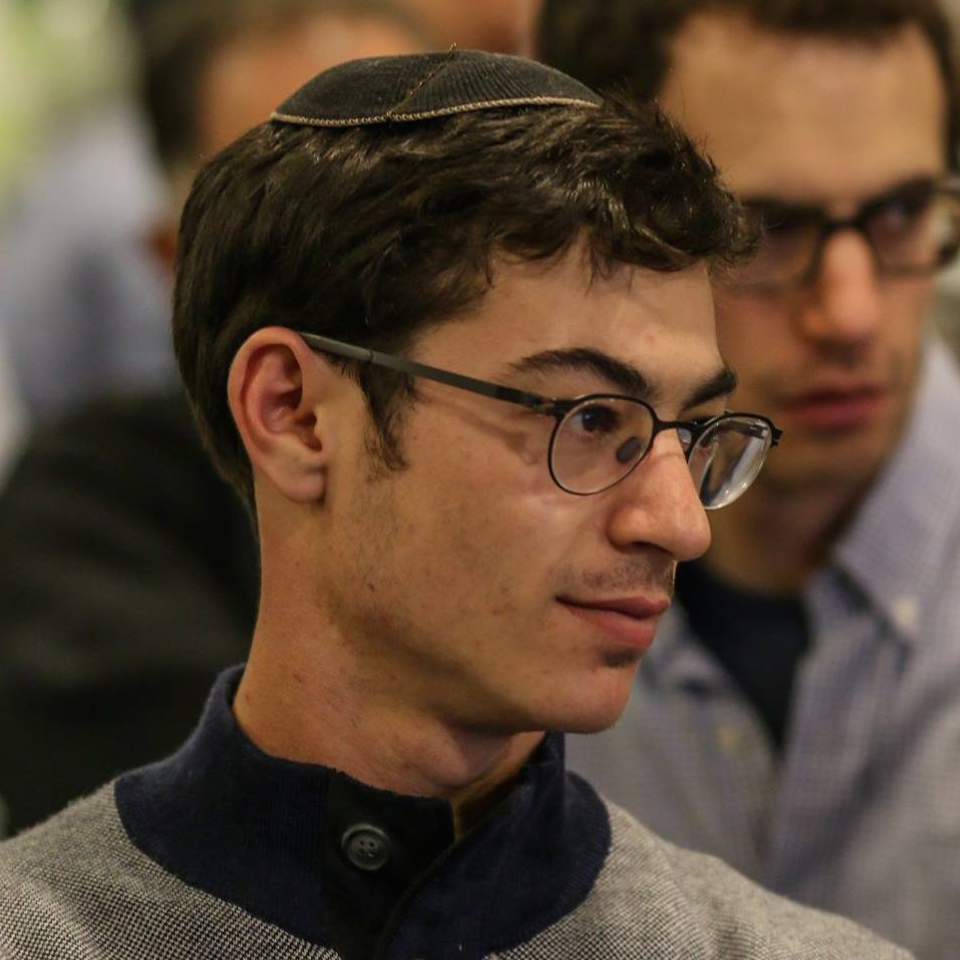
#> input picture Applications/iCardioAI/static_temp/images/Joseph.jpg, 960 x 960 px
$ python -i saved_model_utils.py   (imports and definitions only)   (older library calls are emulated)
#> lines starting #> are read from the running program, lines starting #| are printed output that depends on the picture
import random
import cv2
import numpy as np
import scipy
import skimage.color
import skimage.transform
import urllib.request
import shutil
import warnings
from distutils.version import LooseVersion

COCO_MODEL_URL = "https://github.com/matterport/Mask_RCNN/releases/download/v2.0/mask_rcnn_coco.h5"


############################################################
#  Bounding Boxes
############################################################

# [199 lines left out: functions extract_bboxes, compute_iou, compute_overlaps, compute_overlaps_masks, non_max_suppression, apply_box_deltas and 2 more, not called in this run]


############################################################
#  Dataset
############################################################

class Dataset(object):
    """The base class for dataset classes.
    To use it, create a new class that adds functions specific to the dataset
    you want to use. For example:

    class CatsAndDogsDataset(Dataset):
        def load_cats_and_dogs(self):
            ...
        def load_mask(self, image_id):
            ...
        def image_reference(self, image_id):
            ...

    See COCODataset and ShapesDataset as examples.
    """

    # [99 lines left out: functions __init__, add_class, add_image, image_reference, prepare, map_source_class_id and 2 more, not called in this run]

    @property
    def image_ids(self):
        return self._image_ids

    # [38 lines left out: functions source_image_link, load_image, load_mask, not called in this run]


def resize_image(image, min_dim=None, max_dim=None, min_scale=None, mode="square"):
    """Resizes an image keeping the aspect ratio unchanged.

    min_dim: if provided, resizes the image such that it's smaller
        dimension == min_dim
    max_dim: if provided, ensures that the image longest side doesn't
        exceed this value.
    min_scale: if provided, ensure that the image is scaled up by at least
        this percent even if min_dim doesn't require it.
    mode: Resizing mode.
        none: No resizing. Return the image unchanged.
        square: Resize and pad with zeros to get a square image
            of size [max_dim, max_dim].
        pad64: Pads width and height with zeros to make them multiples of 64.
               If min_dim or min_scale are provided, it scales the image up
               before padding. max_dim is ignored in this mode.
               The multiple of 64 is needed to ensure smooth scaling of feature
               maps up and down the 6 levels of the FPN pyramid (2**6=64).
        crop: Picks random crops from the image. First, scales the image based
              on min_dim and min_scale, then picks a random crop of
              size min_dim x min_dim. Can be used in training only.
              max_dim is not used in this mode.

    Returns:
    image: the resized image
    window: (y1, x1, y2, x2). If max_dim is provided, padding might
        be inserted in the returned image. If so, this window is the
        coordinates of the image part of the full image (excluding
        the padding). The x2, y2 pixels are not included.
    scale: The scale factor used to resize the image
    padding: Padding added to the image [(top, bottom), (left, right), (0, 0)]
    """
    # Keep track of image dtype and return results in the same dtype
    image_dtype = image.dtype
    # Default window (y1, x1, y2, x2) and default scale == 1.
    h, w = image.shape[:2]
    window = (0, 0, h, w)
    scale = 1
    padding = [(0, 0), (0, 0), (0, 0)]
    crop = None

    if mode == "none":
        return image, window, scale, padding, crop

    # Scale?
    if min_dim:
        # Scale up but not down
        scale = max(1, min_dim / min(h, w))
    if min_scale and scale < min_scale:
        scale = min_scale

    # Does it exceed max dim?
    if max_dim and mode == "square":
        image_max = max(h, w)
        if round(image_max * scale) > max_dim:
            scale = max_dim / image_max

    # Resize image using bilinear interpolation
    if scale != 1:
        image = resize(image, (round(h * scale), round(w * scale)),
                       preserve_range=True)

    # Need padding or cropping?
    if mode == "square":
        # Get new height and width
        h, w = image.shape[:2]
        top_pad = (max_dim - h) // 2
        bottom_pad = max_dim - h - top_pad
        left_pad = (max_dim - w) // 2
        right_pad = max_dim - w - left_pad
        padding = [(top_pad, bottom_pad), (left_pad, right_pad), (0, 0)]
        image = np.pad(image, padding, mode='constant', constant_values=0)
        window = (top_pad, left_pad, h + top_pad, w + left_pad)
    elif mode == "pad64":
        h, w = image.shape[:2]
        # Both sides must be divisible by 64
        assert min_dim % 64 == 0, "Minimum dimension must be a multiple of 64"
        # Height
        if h % 64 > 0:
            max_h = h - (h % 64) + 64
            top_pad = (max_h - h) // 2
            bottom_pad = max_h - h - top_pad
        else:
            top_pad = bottom_pad = 0
        # Width
        if w % 64 > 0:
            max_w = w - (w % 64) + 64
            left_pad = (max_w - w) // 2
            right_pad = max_w - w - left_pad
        else:
            left_pad = right_pad = 0
        padding = [(top_pad, bottom_pad), (left_pad, right_pad), (0, 0)]
        image = np.pad(image, padding, mode='constant', constant_values=0)
        window = (top_pad, left_pad, h + top_pad, w + left_pad)
    elif mode == "crop":
        # Pick a random crop
        h, w = image.shape[:2]
        y = random.randint(0, (h - min_dim))
        x = random.randint(0, (w - min_dim))
        crop = (y, x, min_dim, min_dim)
        image = image[y:y + min_dim, x:x + min_dim]
        window = (0, 0, min_dim, min_dim)
    else:
        raise Exception("Mode {} not supported".format(mode))
    return image.astype(image_dtype), window, scale, padding, crop


# [408 lines left out: functions resize_mask, minimize_mask, expand_mask, unmold_mask, generate_anchors, generate_pyramid_anchors and 10 more, not called in this run]

>>> import cv2
>>> picture = cv2.imread('../../../Applications/iCardioAI/static_temp/images/Joseph.jpg', cv2.IMREAD_GRAYSCALE)
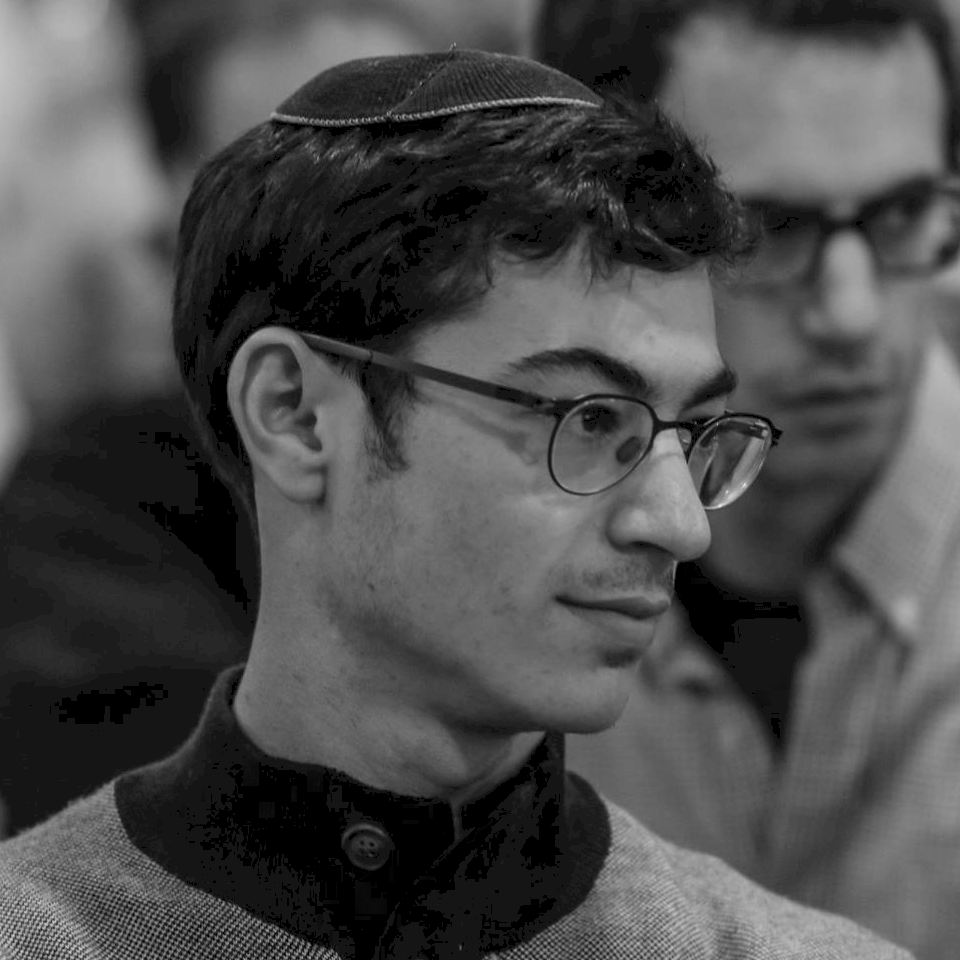
#> picture: shape (960, 960); min 0, max 230, mean 75
>>> result = resize_image(picture)
#> (the run stopped early here; a loop or call above may not have finished)

$ run again, on Applications/iCardioAI/static_temp/images/Philippe.jpg
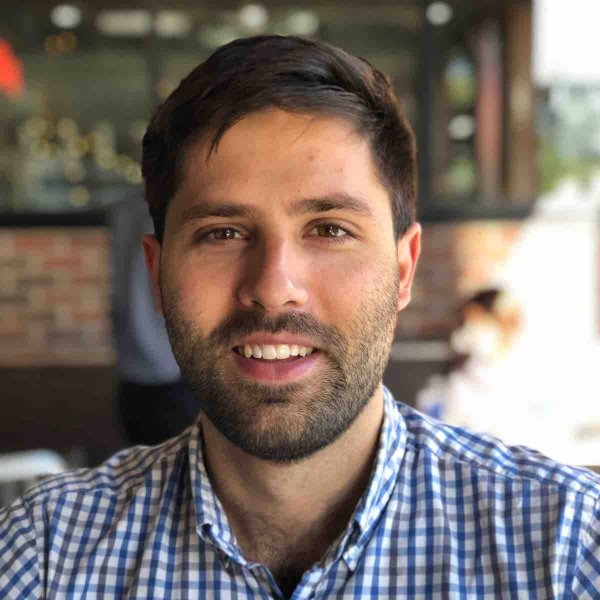
#> input picture Applications/iCardioAI/static_temp/images/Philippe.jpg, 1200 x 1200 px (shown at 1/2 size)
#> `picture = cv2.imread('../../../Applications/iCardioAI/static_temp/imag..`:
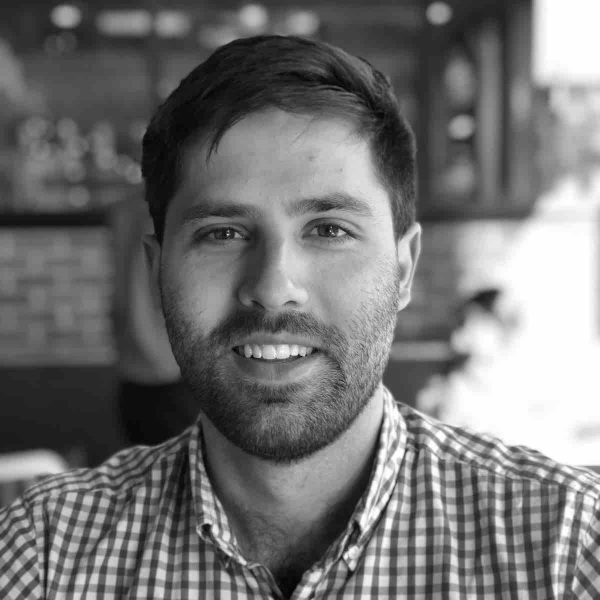
#> picture: shape (1200, 1200) (shown at 1/2 size); min 0, max 255, mean 115.4
